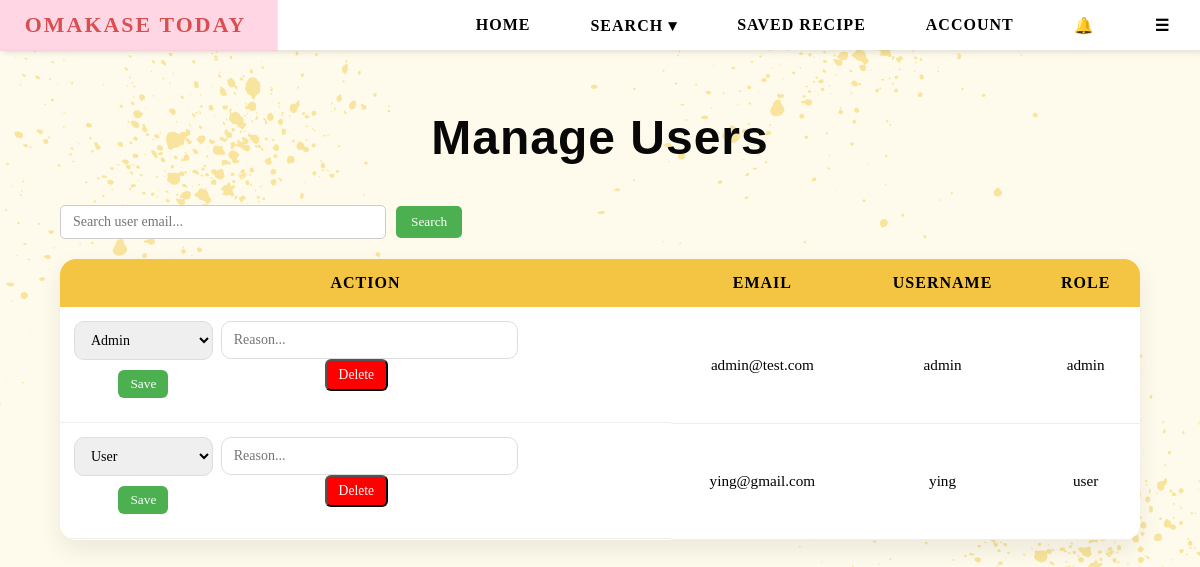
Before: /admin/users (signed in) with the older database file.
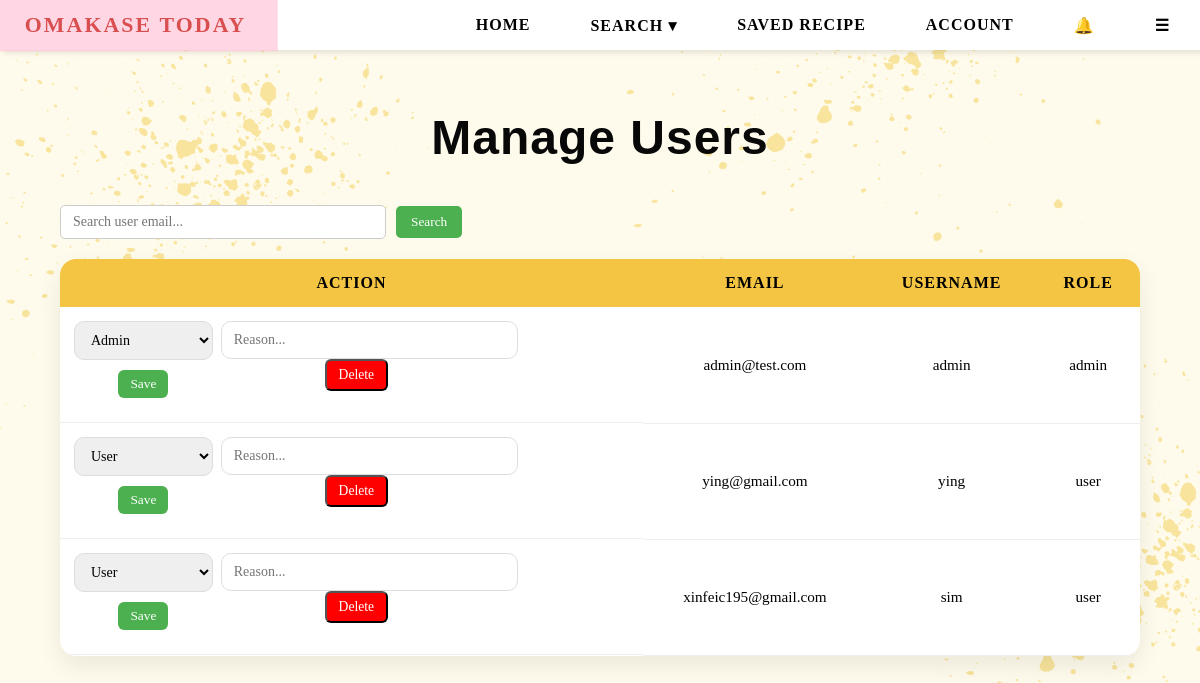
After: the same page with the newer database file.
### tables this page shows
CREATE TABLE users (
        email TEXT PRIMARY KEY,
        username TEXT,
        password TEXT,
        bio TEXT,
        profile_pic TEXT,
        role TEXT DEFAULT 'user'
    , reset_token TEXT, reset_used INTEGER DEFAULT 0, reset_viewed INTEGER DEFAULT 0);

### app.py (the view)
@app.route("/admin/users")
def admin_users():
    if session.get("role") != "admin":
        return "403 Forbidden"
    conn = sqlite3.connect(DB_PATH)
    c = conn.cursor()
    c.execute("SELECT email, username, role FROM users")
    users = c.fetchall()
    conn.close()
    return render_template("admin_users.html", users=users)

### app.py (called while the page is built)
@app.context_processor
def inject_notifications():
    if "user" not in session:
        return dict(
            new_notifications=[],
            old_notifications=[],
            notif_count=0
        )
    conn = sqlite3.connect(DB_PATH)
    c = conn.cursor()
    c.execute("""
        SELECT message, is_read, created_at
        FROM notifications
        WHERE user_email = ?
        ORDER BY created_at DESC
        LIMIT 5
    """, (session["user"],))
    rows = c.fetchall()
    new_notifs = [n for n in rows if n[1] == 0]
    old_notifs = [n for n in rows if n[1] == 1]
    c.execute("""
        SELECT COUNT(*) FROM notifications
        WHERE user_email = ? AND is_read = 0
    """, (session["user"],))
    count = c.fetchone()[0]
    conn.close()
    return dict(
        new_notifications=new_notifs,
        old_notifications=old_notifs,
        notif_count=count
    )

### templates/admin_users.html (shortened to what this page needs)
{% extends "base.html" %}
{% block content %}
<div class="admin-users-wrapper">
    <h1 class="admin-title">Manage Users</h1>
    <div class="admin-controls">
        <input type="text" id="userSearch" class="search-input"
            placeholder="Search user email...">
        <button onclick="filterUsers()" class="search-btn">
            Search
        </button>
    </div>
    <table class="users-table">
        <thead>
            <tr>
                <th>ACTION</th>
                <th>EMAIL</th>
                <th>USERNAME</th>
                <th>ROLE</th>
            </tr>
        </thead>
        <tbody id="userBody">
            {% for u in users %}
            <tr>
                <td style="display:flex; gap:8px; flex-wrap:wrap;">
                    <form action="/admin/users/update/{{ u[0] }}" method="POST">
                        <select name="role">
                            <option value="user" {% if u[2]=='user' %}selected{% endif %}>User</option>
                            <option value="admin" {% if u[2]=='admin' %}selected{% endif %}>Admin</option>
                        </select>
                        <button type="submit" class="update-btn">Save</button>
                    </form>
                    <form action="/admin/delete/{{ u[0] }}" method="POST"
                          onsubmit="return confirmDelete(this)">
                        <input type="text" name="reason"
                               placeholder="Reason..."
                               required
                               class="reason-input">
                        <button type="submit" class="delete-btn">
                            Delete
                        </button>
                    </form>
                </td>
                <td>{{ u[0] }}</td>
                <td>{{ u[1] }}</td>
                <td>{{ u[2] }}</td>
            </tr>
            {% endfor %}
        </tbody>
    </table>
</div>
{% endblock %}

### templates/base.html (shortened to what this page needs)
<!DOCTYPE html>
<html lang="en">
<head>
    <link rel="stylesheet" href="{{ url_for('static', filename='css/style.css') }}">
</head>
<body>
<nav>
    <ul>
        <li><a href="{{ url_for('home') }}">Omakase Today</a></li>
        <li class="hideOnMobile"><a href="{{ url_for('home') }}">HOME</a></li>
        <li class="hideOnMobile dropdown">
            <a href="javascript:void(0)" class="dropbtn">SEARCH ▾</a>
        </li>
        <li class="hideOnMobile"><a href="{{ url_for('saved_recipes') }}">SAVED RECIPE</a></li>
        <li class="hideOnMobile"><a href="{{ url_for('profile') }}">ACCOUNT</a></li>
        <li class="notif-wrapper">
            <a href="#" class="notif-icon" onclick="toggleNotif(event)">
                🔔
            </a>
        </li>
        <li class="menu-button" onclick=showSidebar()><a href="#">☰</a></li>
    </ul>
</nav>
{% block content %}{% endblock %}
</body>
</html>

### static/css/style.css (style rules this page uses)
* { margin: 0; padding: 0; font-family: 'DM Serif Display', serif; }
html { text-align: center; }
body { height: 100%; background-image: url(../css/picture/background.png); background-size: cover; margin: 0; }
nav { background-color: white; box-shadow: 3px 3px 5px rgba(0, 0 ,0, 0.1); }
nav ul { width: 100%; list-style: none; display: flex; justify-content: flex-end; align-items: center; }
nav li { height: 50px; }
nav a { height: 100%; padding: 0 30px; text-decoration: none; display: flex; align-items: center; color: black; font-weight: 600; text-transform: uppercase; transition: all 0.3s wease; letter-spacing: 1px; }
nav li:first-child { margin-right: auto; }
nav li:first-child a { font-size: 1.3rem; font-weight: 800; letter-spacing: 2px; color: #d94f4f; }
.notif-wrapper { position: relative; }
h1 { font-family: 'Fredoka', sans-serif; font-weight: 700; font-size: 3rem; margin-bottom: 15px; color: #111; }
.dropdown { position: relative; }
h1 { margin-top: 50px !important; text-align: center !important; }
.admin-title { text-align: left; font-size: 3rem; margin-bottom: 40px; color: #080808; letter-spacing: 1px; }
.admin-users-wrapper { width: 90%; margin: 60px auto; text-align: center; }
.users-table { width: 100%; border-collapse: collapse; margin-top: 20px; background: white; border-radius: 16px; overflow: hidden; box-shadow: 0 10px 25px rgba(0,0,0,0.08); }
.users-table thead { background: #f4c542; color: black; }
.users-table th { padding: 15px; font-size: 1rem; letter-spacing: 1px; }
.users-table td { padding: 14px; border-bottom: 1px solid #eee; font-size: 0.95rem; }
.users-table tbody tr { transition: 0.2s; }
.admin-controls { margin-bottom: 20px; display: flex; gap: 10px; align-items: center; }
.search-input { padding: 8px 12px; width: 300px; border-radius: 5px; border: 1px solid #ccc; font-size: 14px; outline: none; transition: border-color 0.3s; }
.search-btn { padding: 8px 15px; background: #4CAF50; color: white; border: none; border-radius: 5px; cursor: pointer; }
.delete-btn { padding: 6px 12px; background: red; color: white; border-radius: 6px; text-decoration: none; font-size: 0.85rem; }
.update-btn { background-color: #4CAF50; color: white; padding: 6px 12px; border: none; border-radius: 6px; cursor: pointer; margin: 10px 0; }
input, textarea, select { width: 100%; padding: 10px 12px; border-radius: 10px; border: 1px solid #ddd; font-size: 14px; transition: all 0.2s ease; }

Changed rows visible on the page:
added users: role "User", email "xinfeic195@gmail.com", username "sim", role "user"
